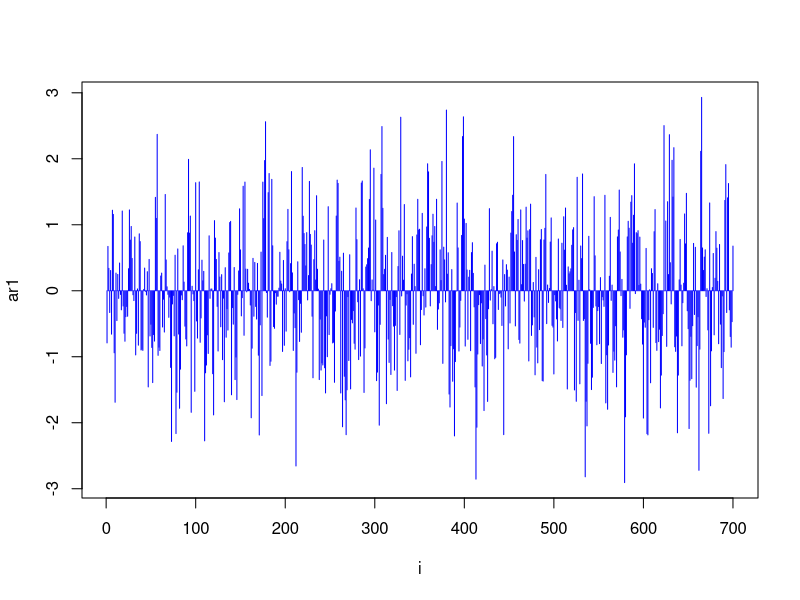
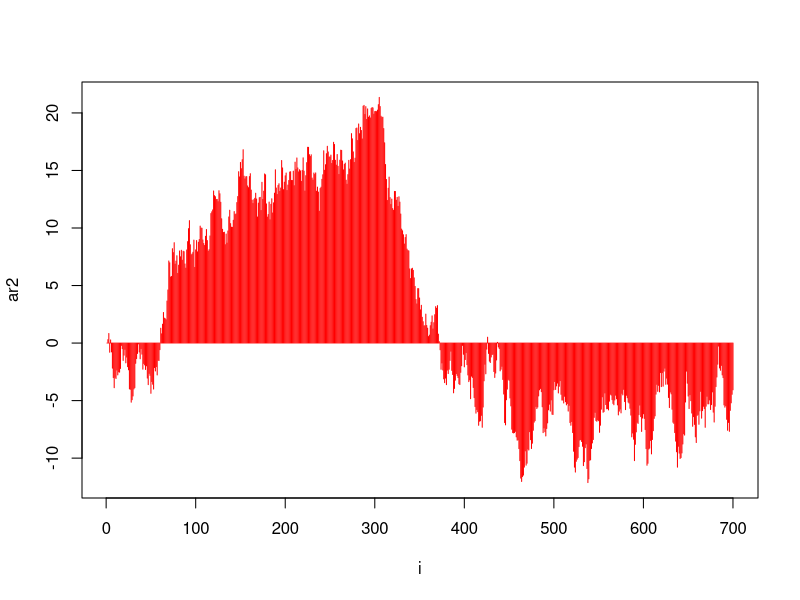
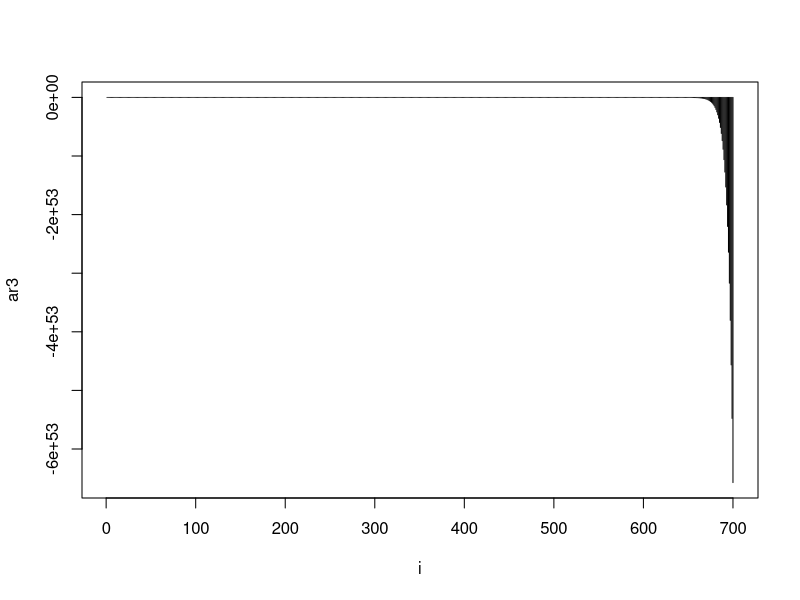
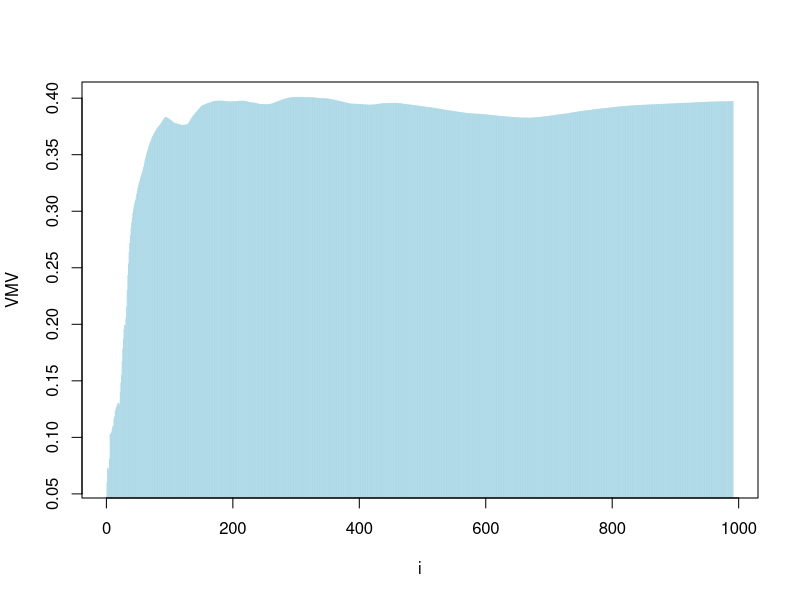

Write the R code that produced these figures, in order.
#Variable&FunctionDeclataration----
n=700;
o1= 0.3; o2=1; o3=1.2
n1 = 1000; o4 = 0.4 #for 4 task
AR = function(n,o){
  x = numeric(n) 
  x[1] = rnorm(1,0,1)   
  for (i in 2:n) 
    {
    e = rnorm(1,0,1) 
    x[i] = o * x[i - 1] + e 
    }
 x
}
RootFind = function(ar){
  Upsum=0
  Downsum=0
  for (i in 2:n) 
  {
  Upsum = Upsum + (ar[i-1] * ar[i]); 
  Downsum = Downsum + (ar[i-1])^2    
  }
  root = Upsum/Downsum #Производная, приравненная к 0
}
SquareSum = function(ar, o) {
  totalSum = 0 
  for (i in 2:n)
  {
    totalSum = totalSum + (ar[i] - o * ar[i-1])^2
  }
  totalSum
}
PartialMNK = function(ar, n1) {
  needpar = n1 - 9
  vecofMNK = numeric(needpar)
  Upsum = 0
  Downsum = 0
  j = 1
  for (k in 10:n1) {
    for (i in 2:k) {
      Upsum = Upsum + (ar[i - 1] * ar[i]) 
      Downsum = Downsum + (ar[i - 1])^2   
    }
    root = Upsum / Downsum 
    vecofMNK[j] = root
    j = j + 1
  }
  return(vecofMNK)
}


ar1 = AR(n,o1)
ar2 = AR(n,o2)
ar3 = AR(n,o3)

#visualisation----
plot(ar1, type = 'h', col="blue", xlab= "i")
plot(ar2, type = 'h',col="red",xlab= "i")
plot(ar3, type = 'h',xlab= "i")
#LSM----
o1root = RootFind(ar1)
#MaximumLikelihood
total = optimize(SquareSum, interval = c(-10, 10), ar = ar1)
o1opt = total$minimum

if (round(o1root,5)  == round(o1opt,5)) 
{
  print("its right")
}

#ModWithNewPar----
ar4 = AR(n1,o4)
VMV = PartialMNK(ar4,n1)
plot (VMV, type = 'h', col= "lightblue",xlab= "i")

